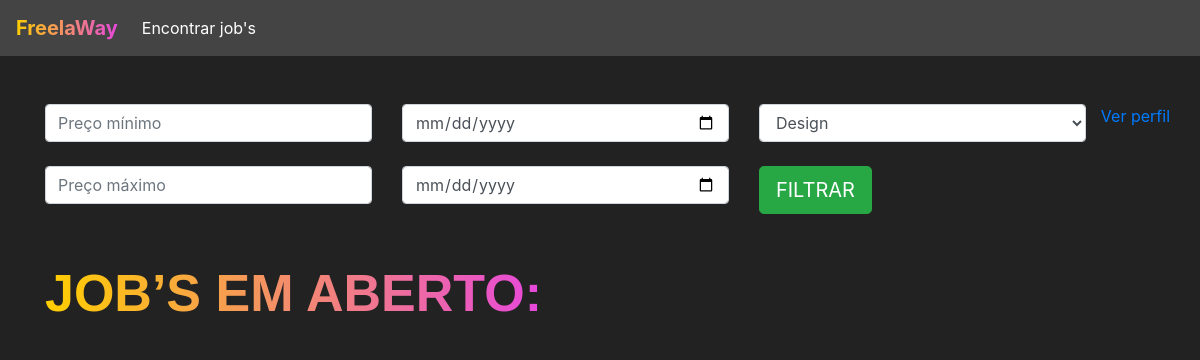
/jobs/encontrar_jobs/ (signed in), run on an earlier commit of the app's database.
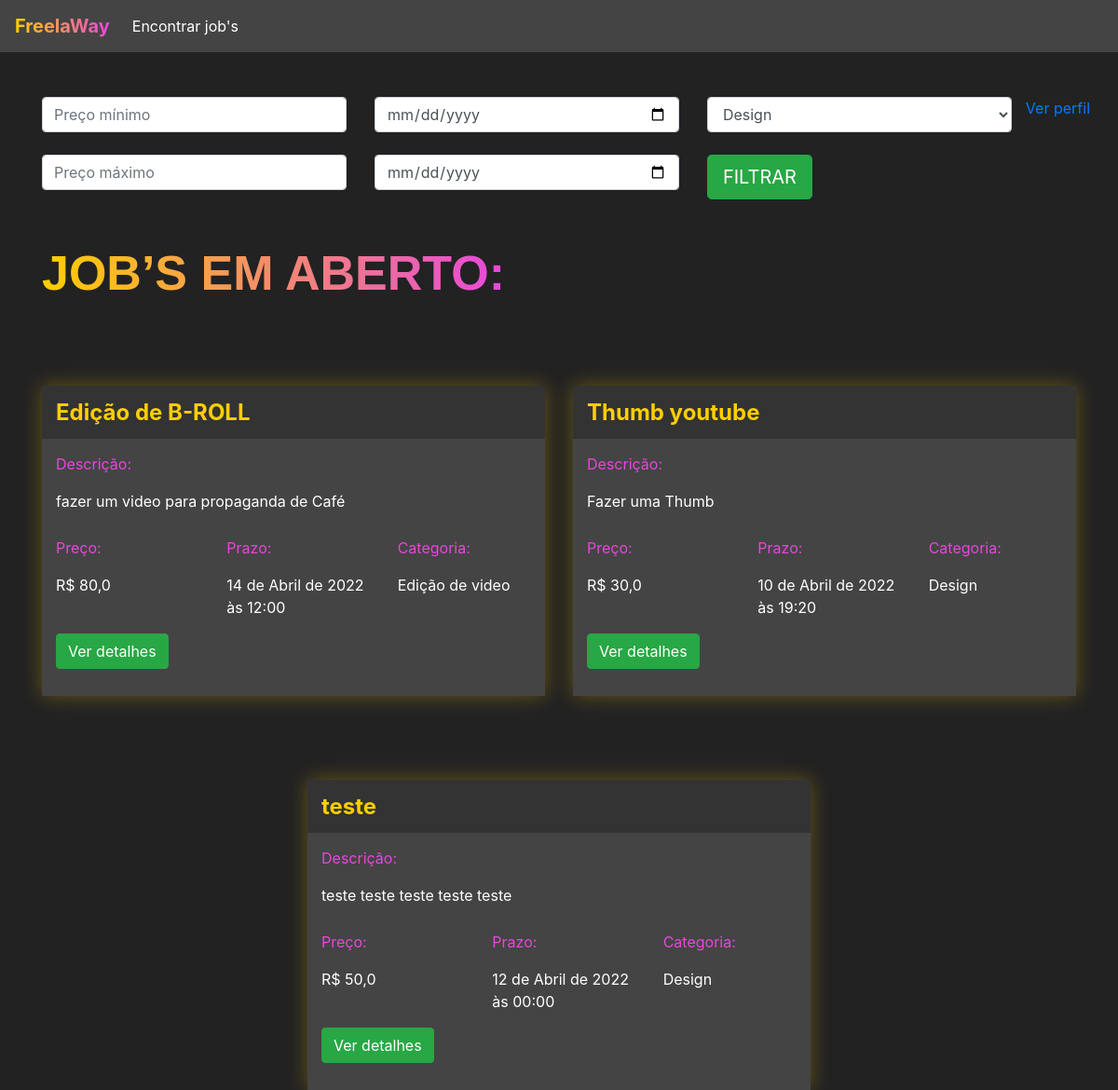
And on a later commit of the database.
### jobs/models.py (models this page shows, shortened)
class Jobs(models.Model):
    categoria_choices = (('D', 'Design'),
                         ('EV', 'Edição de Vídeo'))
    status_choices = (('C', 'Em criação'),
                      ('AA', 'Aguardando aprovação'),
                      ('F', 'Finalizado'))
    titulo = models.CharField(max_length=200)
    descricao = models.TextField()
    categoria = models.CharField(max_length=2, choices=categoria_choices, default="D")
    prazo_entrega = models.DateTimeField()
    preco = models.FloatField()
    referencias = models.ManyToManyField(Referencias)
    profissional = models.ForeignKey(User, on_delete=models.DO_NOTHING, null=True, blank=True)
    reservado = models.BooleanField(default=False)
    status = models.CharField(max_length=2, choices=status_choices, default='C')
    arquivo_final = models.FileField(null=True)

### jobs/views.py (the view)
# urls.py: path('encontrar_jobs/', views.encontrar_jobs, name="encontrar_jobs"),
@login_required(login_url='/auth/logar')
def encontrar_jobs(request):
    if request.method == "GET":
        preco_minimo = request.GET.get('preco_minimo')
        preco_maximo = request.GET.get('preco_maximo')
        prazo_minimo = request.GET.get('prazo_minimo')
        prazo_maximo = request.GET.get('prazo_maximo')
        categoria = request.GET.get('categoria')
        if preco_minimo or preco_maximo or prazo_minimo or prazo_maximo or categoria:
            if not preco_minimo:
                preco_minimo = 0
            if not preco_maximo:
                preco_maximo = 999999
            if not prazo_minimo:
                prazo_minimo = datetime(year=1900, month=1, day=1)
            if not prazo_maximo:
                prazo_maximo = datetime(year=3000, month=1, day=1)
            if categoria == 'D':
                categoria = ['D',]
            elif categoria == 'EV':
                categoria = ['EV',]
            jobs = Jobs.objects.filter(preco__gte=preco_minimo)\
                .filter(preco__lte=preco_maximo)\
                .filter(prazo_entrega__gte=prazo_minimo)\
                .filter(prazo_entrega__lte=prazo_maximo)\
                .filter(categoria__in=categoria)\
                .filter(reservado=False)
        else:
            jobs = Jobs.objects.filter(reservado=False)
        return render(request, 'encontrar_jobs.html', {'jobs': jobs})

### jobs/models.py (called while the page is built)
    def __str__(self) -> str:
        return self.arquivo.url

### jobs/templates/encontrar_jobs.html (shortened to what this page needs)
{% extends 'base.html' %}
{% load static %}
{% block 'head' %}
<link rel="stylesheet" href="{% static 'jobs/css/encontrar_jobs.css' %}">
{% endblock %}
{% block 'body' %}
<div class="container">
    <br>
    <br>
    <div class="row">
        <div class="col-sm">
            <form action="{% url 'encontrar_jobs' %}" method="GET">{% csrf_token %}
                <input type="text" class="form-control" placeholder="Preço mínimo" name="preco_minimo">
                <br>
                <input type="text" class="form-control" placeholder="Preço máximo" name="preco_maximo">
        </div>
        <div class="col-sm">
            <input type="date" class="form-control" name="prazo_minimo">
            <br>
            <input type="date" class="form-control" name="prazo_maximo">
        </div>
        <div class="col-sm">
            <select class="form-control" name="categoria">
                <option value="D">Design</option>
            </select>
            <br>
            <input type="submit" class="btn btn-success btn-lg" value="FILTRAR">
        </div>
        <a href="{% url 'perfil'%}" class="perfil">Ver perfil</a>
    </div>
    <br>
    <br>
    <h2 class="titulo">JOB’S EM ABERTO:</h2>
    <div class="row justify-content-around">
        {% for job in jobs %}
            <div class="col-6 row-card">
                <div class="card-job">
                    <div class="header-job">
                        <h4 class="titulo-job">{{job.titulo}}</h4>
                    </div>
                    <div class="body-job">
                        <p class="titulo-body">Descrição:</p>
                        <div style="width: 70%">
                            <p>
                                {{job.descricao}}
                            </p>
                        </div>
                        <div class="row">
                            <div class="col-4">
                                <p class="titulo-body">Preço:</p>
                                <p>R$ {{job.preco}}</p>
                            </div>
                            <div class="col-4">
                                <p class="titulo-body">Prazo:</p>
                                <p>{{job.prazo_entrega}}</p>
                            </div>
                            <div class="col-4">
                                <p class="titulo-body">Categoria:</p>
                                <p>{% if job.categoria == 'D' %}
                                    Design
                                    {% else %}
                                    Edição de video
                                    {% endif %}
                                </p>
                            </div>
                        </div>
                        <button class="btn btn-success" data-toggle="modal" data-target="#modal-{{job.id}}">Ver detalhes</button>
                        <br>
                        <br>
                    </div>
                </div>
            </div>
        {% endfor %}
    </div>
</div>
{% endblock %}

What changed in the data, as far as the page shows it:
now on this page (row edited): Jobs: titulo "Edição de B-ROLL", descricao "fazer um video para propaganda de Café", preco "80,0", prazo_entrega "14 de Abril de 2022 às 12:00", categoria "Edição de video"
now on this page (row edited): Jobs: titulo "Thumb youtube", descricao "Fazer uma Thumb", preco "30,0", prazo_entrega "10 de Abril de 2022 às 19:20", categoria "Design"
now on this page (row edited): Jobs: titulo "teste", descricao "teste teste teste teste teste", preco "50,0", prazo_entrega "12 de Abril de 2022 às 00:00", categoria "Design"
